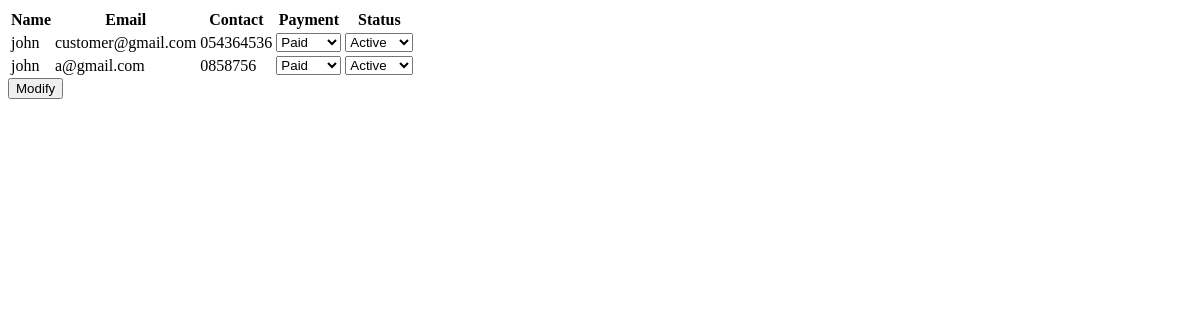
The page /usermanagement.php on the database as committed earlier.
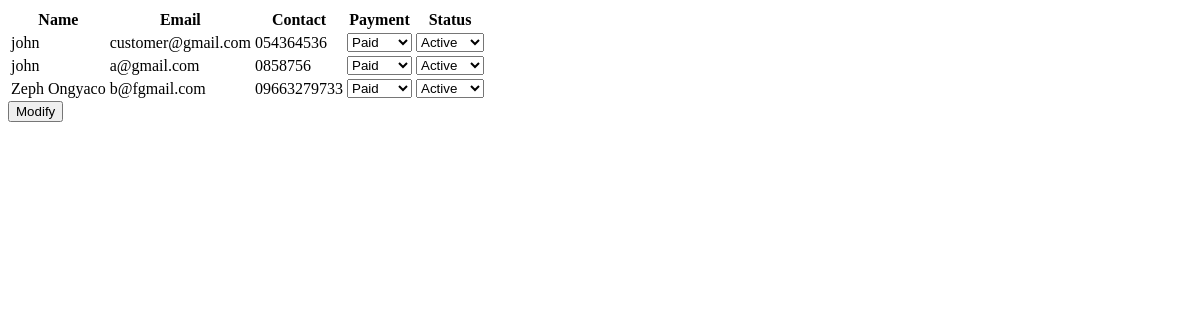
The same page on the database as committed later.
### tables this page shows
CREATE TABLE `users` (
  `id` int(100) NOT NULL,
  `email` varchar(200) NOT NULL,
  `name` varchar(100) NOT NULL,
  `username` varchar(200) NOT NULL,
  `contact` varchar(20) NOT NULL,
  `password` varchar(200) NOT NULL,
  `role` varchar(100) NOT NULL DEFAULT 'customer'
);

### usermanagement.php (the view, shortened to what this page needs)
<?php include "db/connection.php";
?>
<!DOCTYPE html>
<html lang="en">
<head>
</head>
<body>
    <form class="formValidate" id="formValidate" method="post" action="db/editUser.php">
        <?php
        $sql = "SELECT * FROM users";
        $result = mysqli_query($con, $sql);
        echo "<table>";
        echo "<tr>";
        echo "<th>Name</th> <th>Email</th> <th>Contact</th> <th>Payment</th> <th>Status</th>";
        while ($row = mysqli_fetch_array($result)) {
            if ($row['role'] == "customer") {
                echo "<tr>";
                echo '<td>' . $row['name'] . "</td>";
                echo '<td>' . $row['email'] .  "</td>";
                echo '<td>' . $row['contact'] . "</td>";
                if ($row['payment'] == "unpaid") {
                    $text1 = 'selected';
                    $text2 = '';
                } else {
                    $text1 = '';
                    $text2 = 'selected';
                }
                echo '<td><select name="' . $row['id'] . '_payment">
                        <option value="unpaid" ' . $text1 . '>Unpaid</option>
                        <option value="paid" ' . $text2 . '>Paid</option> </select></td>';
                if ($row['status'] == "inactive") {
                    $text3 = 'selected';
                    $text4 = '';
                } else {
                    $text3 = '';
                    $text4 = 'selected';
                }
                echo '<td><select name="' . $row['id'] . '_status">
                <option value="inactive" ' . $text3 . '>Inactive</option>
                <option value="active" ' . $text4 . '>Active</option> </select></td>';
                echo "</tr>";
            }
        }
        echo "</table>";
        ?>
        <div>
            <button type="submit" name="action">Modify
            </button>
        </div>
    </form>
</body>
</html>

Rows that differ between the two databases and show on the page:
added users: name "Zeph Ongyaco", email "b@fgmail.com", contact "09663279733", id "Paid", id "Active"
